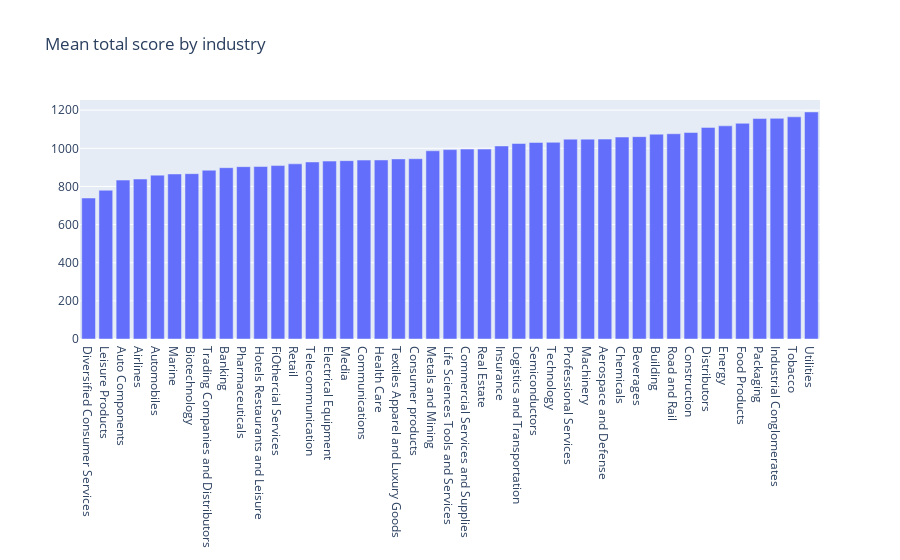

Notebook code for this chart:
### Markdown cell above
Mean total score byindustry looks interesting - Tobacco and Utilities are leading the total ESG score while Leisure Products and Diversified Consumer Services have lowest scores.

### Code cell
import plotly.graph_objects as go 
fig = go.Figure(go.Bar(x=data_mean.index,y=data_mean.values),go.Layout(title_text='Mean total score by industry'))
fig.show()

### Figure 1 — Plotly figure (JSON) as saved in the notebook; plotly's stock layout.template omitted (floating-point values rounded to 4 significant figures)
{"data": [{"type": "bar", "x": ["Diversified Consumer Services", "Leisure Products", "Auto Components", "Airlines", "Automobiles", "Marine", "Biotechnology", "Trading Companies and Distributors", "Banking", "Pharmaceuticals", "Hotels Restaurants and Leisure", "FiOthercial Services", "Retail", "Telecommunication", "Electrical Equipment", "Media", "Communications", "Health Care", "Textiles Apparel and Luxury Goods", "Consumer products", "Metals and Mining", "Life Sciences Tools and Services", "Commercial Services and Supplies", "Real Estate", "Insurance", "Logistics and Transportation", "Semiconductors", "Technology", "Professional Services", "Machinery", "Aerospace and Defense", "Chemicals", "Beverages", "Building", "Road and Rail", "Construction", "Distributors", "Energy", "Food Products", "Packaging", "Industrial Conglomerates", "Tobacco", "Utilities"], "y": [739.3, 780, 833.3, 838.7, 859.2, 865.3, 866.9, 885.2, 898.3, 903.7, 904.5, 909.3, 918.6, 928.3, 933, 935.3, 938.2, 938.8, 944.4, 945.5, 987, 993.1, 995.9, 995.9, 1012.0, 1025.0, 1031.0, 1031.0, 1048.0, 1048.0, 1048.0, 1059.0, 1061, 1074.0, 1076.0, 1083.0, 1110.0, 1118.0, 1131.0, 1156, 1157, 1165, 1191.0]}], "layout": {"title": {"text": "Mean total score by industry"}}}
